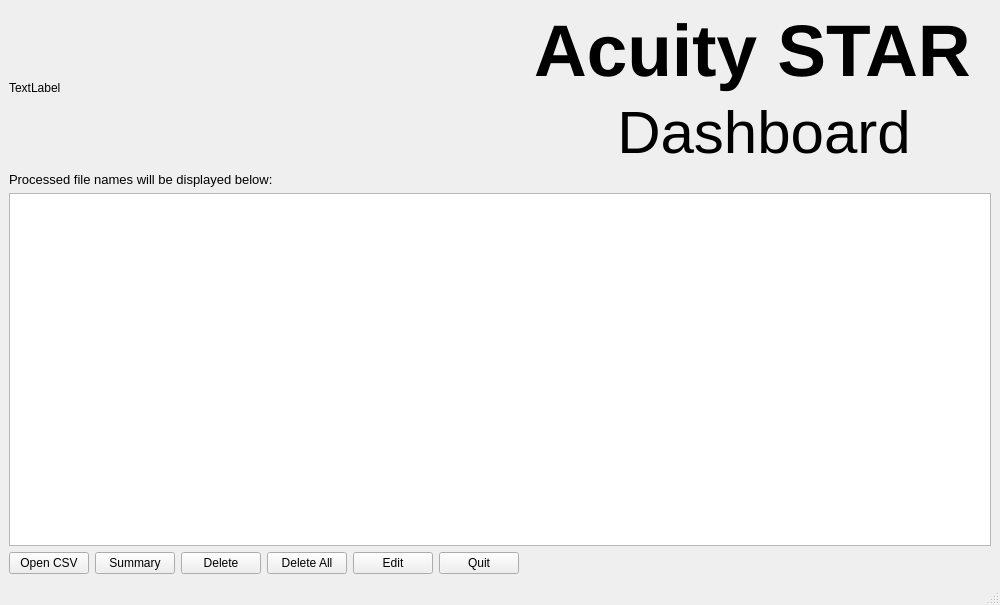
<?xml version="1.0" encoding="UTF-8"?>
<ui version="4.0">
 <class>DashBoard</class>
 <widget class="QMainWindow" name="DashBoard">
  <property name="geometry">
   <rect>
    <x>0</x>
    <y>0</y>
    <width>1000</width>
    <height>605</height>
   </rect>
  </property>
  <property name="minimumSize">
   <size>
    <width>1000</width>
    <height>600</height>
   </size>
  </property>
  <property name="mouseTracking">
   <bool>false</bool>
  </property>
  <property name="windowTitle">
   <string>DashBoard</string>
  </property>
  <property name="windowIcon">
   <iconset resource="images.qrc">
    <normaloff>:/new/img/image/banana.png</normaloff>:/new/img/image/banana.png</iconset>
  </property>
  <widget class="QWidget" name="centralwidget">
   <layout class="QVBoxLayout" name="verticalLayout_4">
    <item>
     <layout class="QVBoxLayout" name="verticalLayout_3">
      <item>
       <layout class="QHBoxLayout" name="horizontalLayout">
        <item>
         <widget class="QLabel" name="label_2">
          <property name="text">
           <string>TextLabel</string>
          </property>
         </widget>
        </item>
        <item>
         <spacer name="horizontalSpacer">
          <property name="orientation">
           <enum>Qt::Horizontal</enum>
          </property>
          <property name="sizeHint" stdset="0">
           <size>
            <width>5</width>
            <height>20</height>
           </size>
          </property>
         </spacer>
        </item>
        <item>
         <layout class="QVBoxLayout" name="verticalLayout_2">
          <item>
           <widget class="QLabel" name="label">
            <property name="font">
             <font>
              <pointsize>55</pointsize>
              <weight>75</weight>
              <bold>true</bold>
             </font>
            </property>
            <property name="text">
             <string>Acuity STAR </string>
            </property>
           </widget>
          </item>
          <item>
           <widget class="QLabel" name="label_4">
            <property name="font">
             <font>
              <pointsize>45</pointsize>
              <weight>50</weight>
              <bold>false</bold>
             </font>
            </property>
            <property name="text">
             <string>     Dashboard</string>
            </property>
           </widget>
          </item>
         </layout>
        </item>
       </layout>
      </item>
      <item>
       <layout class="QVBoxLayout" name="verticalLayout">
        <item>
         <widget class="QLabel" name="label_5">
          <property name="font">
           <font>
            <pointsize>10</pointsize>
            <italic>false</italic>
           </font>
          </property>
          <property name="text">
           <string>Processed file names will be displayed below:</string>
          </property>
         </widget>
        </item>
        <item>
         <widget class="QListWidget" name="listWidget_2"/>
        </item>
        <item>
         <layout class="QHBoxLayout" name="horizontalLayout_2">
          <item>
           <widget class="QPushButton" name="pushButton">
            <property name="text">
             <string>Open CSV</string>
            </property>
           </widget>
          </item>
          <item>
           <widget class="QPushButton" name="pushButton_2">
            <property name="text">
             <string>Summary</string>
            </property>
           </widget>
          </item>
          <item>
           <widget class="QPushButton" name="pushButton_6">
            <property name="text">
             <string>Delete</string>
            </property>
           </widget>
          </item>
          <item>
           <widget class="QPushButton" name="pushButton_8">
            <property name="text">
             <string>Delete All</string>
            </property>
           </widget>
          </item>
          <item>
           <widget class="QPushButton" name="pushButton_7">
            <property name="text">
             <string>Edit</string>
            </property>
           </widget>
          </item>
          <item>
           <widget class="QPushButton" name="pushButton_3">
            <property name="maximumSize">
             <size>
              <width>120</width>
              <height>16777215</height>
             </size>
            </property>
            <property name="text">
             <string>Quit</string>
            </property>
           </widget>
          </item>
          <item>
           <spacer name="horizontalSpacer_2">
            <property name="orientation">
             <enum>Qt::Horizontal</enum>
            </property>
            <property name="sizeHint" stdset="0">
             <size>
              <width>40</width>
              <height>20</height>
             </size>
            </property>
           </spacer>
          </item>
         </layout>
        </item>
       </layout>
      </item>
     </layout>
    </item>
   </layout>
  </widget>
  <widget class="QMenuBar" name="menubar">
   <property name="geometry">
    <rect>
     <x>0</x>
     <y>0</y>
     <width>1000</width>
     <height>25</height>
    </rect>
   </property>
  </widget>
  <widget class="QStatusBar" name="statusbar"/>
 </widget>
 <resources>
  <include location="images.qrc"/>
 </resources>
 <connections/>
</ui>
